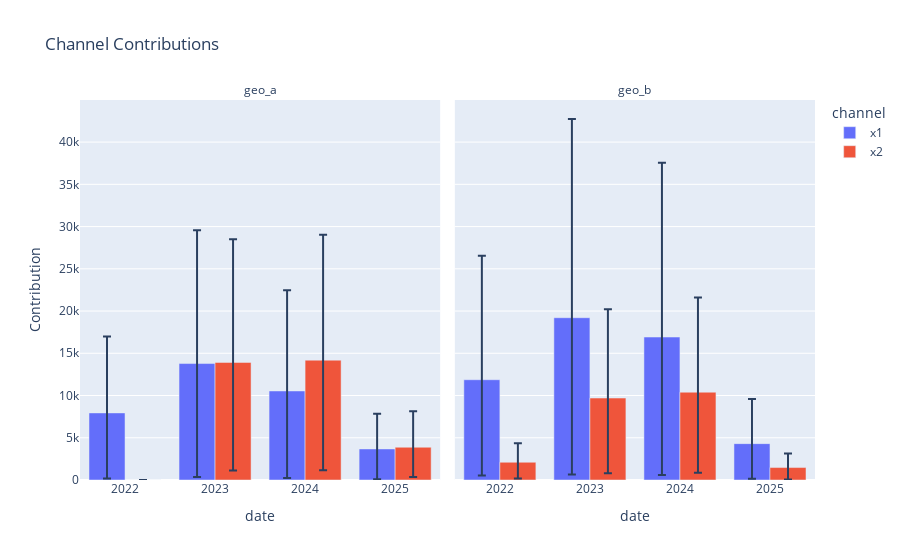

The notebook cell this image was saved under:
### Markdown cell above
### Q: Within each year which channel perform better in each of the geos?

### Code cell
factory.contributions(frequency="yearly", color="channel", x="date")

### Figure 1 — Plotly figure (JSON) as saved in the notebook; plotly's stock layout.template omitted (floating-point values rounded to 4 significant figures)
{"data": [{"alignmentgroup": "True", "customdata": [["7941  CI: [177, 16999]", "geo_a"], ["13783  CI: [347, 29569]", "geo_a"], ["10539  CI: [237, 22469]", "geo_a"], ["3675  CI: [82, 7829]", "geo_a"]], "error_y": {"array": [9058.0, 15790.0, 11930.0, 4154.0], "arrayminus": [7764.0, 13440.0, 10300.0, 3593.0]}, "hovertemplate": "channel=x1<br>Contribution=%{customdata[0]}<extra></extra>", "legendgroup": "x1", "marker": {"color": "#636efa", "pattern": {"shape": ""}}, "name": "x1", "offsetgroup": "x1", "orientation": "v", "showlegend": true, "textposition": "auto", "type": "bar", "x": ["2022", "2023", "2024", "2025"], "xaxis": "x", "y": [7941.0, 13780.0, 10540.0, 3676.0], "yaxis": "y"}, {"alignmentgroup": "True", "customdata": [["11870  CI: [524, 26547]", "geo_b"], ["19210  CI: [665, 42733]", "geo_b"], ["16922  CI: [589, 37558]", "geo_b"], ["4305  CI: [148, 9594]", "geo_b"]], "error_y": {"array": [14680.0, 23520.0, 20640.0, 5289.0], "arrayminus": [11350.0, 18540.0, 16330.0, 4156.0]}, "hovertemplate": "channel=x1<br>Contribution=%{customdata[0]}<extra></extra>", "legendgroup": "x1", "marker": {"color": "#636efa", "pattern": {"shape": ""}}, "name": "x1", "offsetgroup": "x1", "orientation": "v", "showlegend": false, "textposition": "auto", "type": "bar", "x": ["2022", "2023", "2024", "2025"], "xaxis": "x2", "y": [11870.0, 19210.0, 16920.0, 4305.0], "yaxis": "y2"}, {"alignmentgroup": "True", "customdata": [["0  CI: [0, 0]", "geo_a"], ["13916  CI: [1121, 28490]", "geo_a"], ["14184  CI: [1143, 29044]", "geo_a"], ["3878  CI: [343, 8143]", "geo_a"]], "error_y": {"array": [0.0, 14570.0, 14860.0, 4265.0], "arrayminus": [0.0, 12800.0, 13040.0, 3535.0]}, "hovertemplate": "channel=x2<br>Contribution=%{customdata[0]}<extra></extra>", "legendgroup": "x2", "marker": {"color": "#EF553B", "pattern": {"shape": ""}}, "name": "x2", "offsetgroup": "x2", "orientation": "v", "showlegend": true, "textposition": "auto", "type": "bar", "x": ["2022", "2023", "2024", "2025"], "xaxis": "x", "y": [0.0, 13920.0, 14180.0, 3878.0], "yaxis": "y"}, {"alignmentgroup": "True", "customdata": [["2100  CI: [171, 4361]", "geo_b"], ["9699  CI: [789, 20206]", "geo_b"], ["10394  CI: [846, 21617]", "geo_b"], ["1472  CI: [50, 3141]", "geo_b"]], "error_y": {"array": [2262.0, 10510.0, 11220.0, 1669.0], "arrayminus": [1929.0, 8910.0, 9548.0, 1422.0]}, "hovertemplate": "channel=x2<br>Contribution=%{customdata[0]}<extra></extra>", "legendgroup": "x2", "marker": {"color": "#EF553B", "pattern": {"shape": ""}}, "name": "x2", "offsetgroup": "x2", "orientation": "v", "showlegend": false, "textposition": "auto", "type": "bar", "x": ["2022", "2023", "2024", "2025"], "xaxis": "x2", "y": [2100.0, 9699.0, 10390.0, 1473.0], "yaxis": "y2"}], "layout": {"annotations": [{"font": {}, "showarrow": false, "text": "geo_a", "x": 0.245, "xanchor": "center", "xref": "paper", "y": 1, "yanchor": "bottom", "yref": "paper"}, {"font": {}, "showarrow": false, "text": "geo_b", "x": 0.755, "xanchor": "center", "xref": "paper", "y": 1, "yanchor": "bottom", "yref": "paper"}], "barmode": "group", "legend": {"title": {"text": "channel"}, "tracegroupgap": 0}, "title": {"text": "Channel Contributions"}, "xaxis": {"anchor": "y", "domain": [0, 0.49], "title": {"text": "date"}}, "xaxis2": {"anchor": "y2", "domain": [0.51, 1], "matches": "x", "title": {"text": "date"}}, "yaxis": {"anchor": "x", "domain": [0, 1], "title": {"text": "Contribution"}}, "yaxis2": {"anchor": "x2", "domain": [0, 1], "matches": "y", "showticklabels": false}}}
